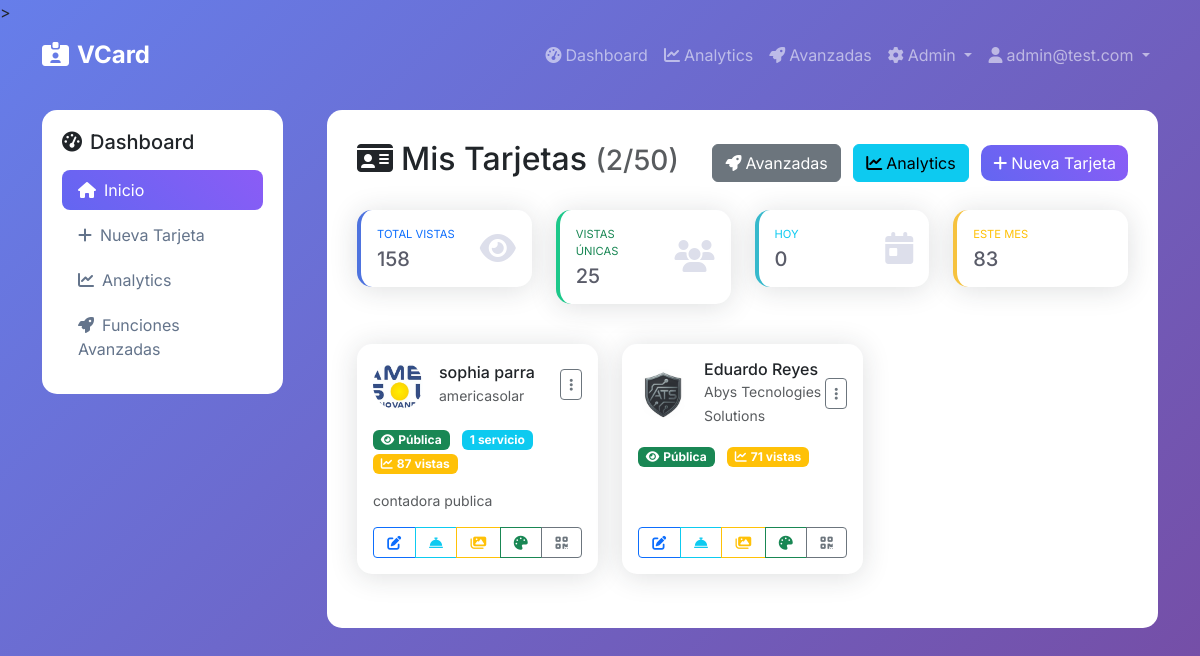
Before: /dashboard/ (signed in) with the older database file.
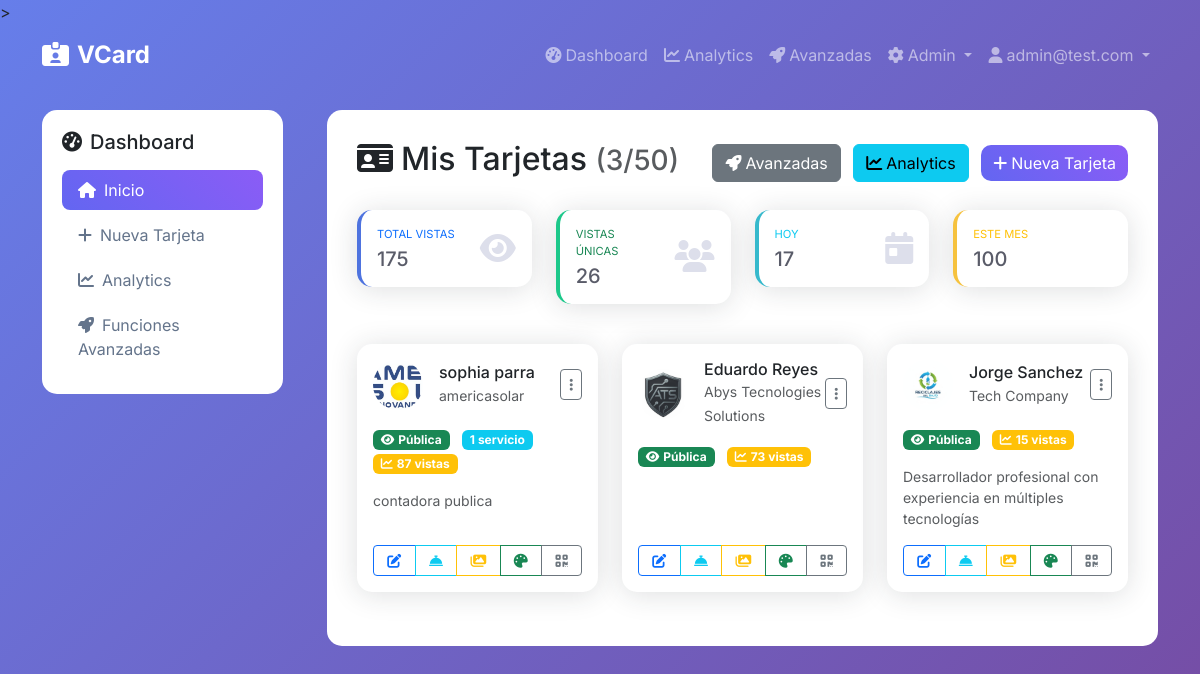
After: the same page with the newer database file.
### app/models.py (models this page shows, shortened)
class Card(db.Model):
    id = db.Column(db.Integer, primary_key=True)
    owner_id = db.Column(db.Integer, db.ForeignKey('user.id'), nullable=False)
    slug = db.Column(db.String(100), unique=True, nullable=False, index=True)
    title = db.Column(db.String(200))  # e.g., "Lourdes Arellano - Salón & Spa"
    name = db.Column(db.String(100), nullable=False)
    job_title = db.Column(db.String(200))
    company = db.Column(db.String(200))
    phone = db.Column(db.String(20))
    email_public = db.Column(db.String(120))
    website = db.Column(db.String(255))
    location = db.Column(db.String(255))
    bio = db.Column(db.Text)
    theme_id = db.Column(db.Integer, db.ForeignKey('theme.id'), nullable=False)
    is_public = db.Column(db.Boolean, default=True, nullable=False)
    published_at = db.Column(db.DateTime)
    avatar_path = db.Column(db.String(255))  # Legacy - kept for backward compatibility
    avatar_square_path = db.Column(db.String(255))  # Square version for circle/rounded/square
    avatar_rect_path = db.Column(db.String(255))   # Rectangular version for rectangle shape
    created_at = db.Column(db.DateTime, default=now_utc_for_db)
    updated_at = db.Column(db.DateTime, default=now_utc_for_db, onupdate=now_utc_for_db)
    instagram = db.Column(db.String(255))
    whatsapp_country = db.Column(db.String(10))  # Country code for WhatsApp (e.g., '+34')
    whatsapp = db.Column(db.String(20))  # Phone number without country code
    custom_layout = db.Column(db.Text)  # Store custom layout JSON from visual editor
    facebook = db.Column(db.String(255))
    linkedin = db.Column(db.String(255))
    twitter = db.Column(db.String(255))
    youtube = db.Column(db.String(255))
    tiktok = db.Column(db.String(255))
    telegram = db.Column(db.String(255))
    snapchat = db.Column(db.String(255))
    pinterest = db.Column(db.String(255))
    github = db.Column(db.String(255))
    behance = db.Column(db.String(255))
    dribbble = db.Column(db.String(255))
    primary_social_networks = db.Column(db.Text)
    services = db.relationship('Service', backref='card', lazy='dynamic', cascade='all, delete-orphan')
    products = db.relationship('Product', backref='card', lazy='dynamic', cascade='all, delete-orphan')
    gallery_items = db.relationship('GalleryItem', backref='card', lazy='dynamic', cascade='all, delete-orphan')
    def get_public_url(self):
        return f"/c/{self.slug}"
    def get_total_views(self):
        return self.views.count()
    def get_unique_views(self):
        from sqlalchemy import func
        return db.session.query(func.count(func.distinct(CardView.ip_address))).filter_by(card_id=self.id).scalar() or 0
    def get_views_today(self):
        start_utc, end_utc = get_date_range_utc(days=1)
        return self.views.filter(
            CardView.viewed_at >= start_utc,
            CardView.viewed_at <= end_utc
        ).count()
    def get_views_this_month(self):
        start_utc, end_utc = get_month_range_utc()
        return self.views.filter(
            CardView.viewed_at >= start_utc,
            CardView.viewed_at <= end_utc
        ).count()

### app/dashboard/routes.py (the view)
@bp.route('/')
@login_required
def index():
    cards = current_user.cards.all()
    total_views = sum(card.get_total_views() for card in cards)
    total_unique_views = sum(card.get_unique_views() for card in cards)
    total_views_today = sum(card.get_views_today() for card in cards)
    total_views_this_month = sum(card.get_views_this_month() for card in cards)
    stats = {
        'total_views': total_views,
        'unique_views': total_unique_views,
        'views_today': total_views_today,
        'views_this_month': total_views_this_month,
        'total_cards': len(cards),
        'public_cards': len([c for c in cards if c.is_public])
    }
    return render_template('dashboard/index.html', cards=cards, stats=stats)

### app/models.py (called while the page is built)
    def can_create_card(self):
        return self.cards.count() < self.max_cards

    def is_admin(self):
        return self.role == 'admin'

### app/timezone_utils.py (called while the page is built)
def local_to_utc(local_dt):
    if local_dt is None:
        return None
    if local_dt.tzinfo is None:
        local_dt = MEXICO_TZ.localize(local_dt)
    return local_dt.astimezone(pytz.UTC).replace(tzinfo=None)

def now_local():
    return datetime.now(MEXICO_TZ)

def get_date_range_utc(days=30):
    end_local = now_local().replace(hour=23, minute=59, second=59, microsecond=999999)
    start_local = end_local - timedelta(days=days-1)
    start_local = start_local.replace(hour=0, minute=0, second=0, microsecond=0)
    return local_to_utc(start_local), local_to_utc(end_local)

def get_month_range_utc():
    local_now = now_local()
    start_of_month_local = local_now.replace(day=1, hour=0, minute=0, second=0, microsecond=0)
    end_of_month_local = local_now.replace(hour=23, minute=59, second=59, microsecond=999999)
    return local_to_utc(start_of_month_local), local_to_utc(end_of_month_local)

### app/templates/dashboard/index.html (shortened to what the changed rows need)
{% extends "base.html" %}
{% block content %}
<div class="row">
    <div class="col-md-9">
        <div class="main-content">
            <div class="d-flex justify-content-between align-items-center mb-4">
                <h2>
                    <i class="fas fa-id-card me-2"></i>Mis Tarjetas
                    <small class="text-muted">({{ cards|length }}/{{ current_user.max_cards }})</small>
                </h2>
            </div>
            {% if cards and stats %}
            <div class="row mb-4">
                <div class="col-lg-3 col-md-6 mb-3">
                    <div class="card border-left-primary">
                        <div class="card-body">
                            <div class="row no-gutters align-items-center">
                                <div class="col mr-2">
                                    <div class="text-xs font-weight-bold text-primary text-uppercase mb-1">
                                        Total Vistas
                                    </div>
                                    <div class="h5 mb-0 font-weight-bold text-gray-800">
                                        {{ stats.total_views }}
                                    </div>
                                </div>
                                <div class="col-auto">
                                    <i class="fas fa-eye fa-2x text-gray-300"></i>
                                </div>
                            </div>
                        </div>
                    </div>
                </div>
                <div class="col-lg-3 col-md-6 mb-3">
                    <div class="card border-left-success">
                        <div class="card-body">
                            <div class="row no-gutters align-items-center">
                                <div class="col mr-2">
                                    <div class="text-xs font-weight-bold text-success text-uppercase mb-1">
                                        Vistas Únicas
                                    </div>
                                    <div class="h5 mb-0 font-weight-bold text-gray-800">
                                        {{ stats.unique_views }}
                                    </div>
                                </div>
                                <div class="col-auto">
                                    <i class="fas fa-users fa-2x text-gray-300"></i>
                                </div>
                            </div>
                        </div>
                    </div>
                </div>
                <div class="col-lg-3 col-md-6 mb-3">
                    <div class="card border-left-info">
                        <div class="card-body">
                            <div class="row no-gutters align-items-center">
                                <div class="col mr-2">
                                    <div class="text-xs font-weight-bold text-info text-uppercase mb-1">
                                        Hoy
                                    </div>
                                    <div class="h5 mb-0 font-weight-bold text-gray-800">
                                        {{ stats.views_today }}
                                    </div>
                                </div>
                                <div class="col-auto">
                                    <i class="fas fa-calendar-day fa-2x text-gray-300"></i>
                                </div>
                            </div>
                        </div>
                    </div>
                </div>
                <div class="col-lg-3 col-md-6 mb-3">
                    <div class="card border-left-warning">
                        <div class="card-body">
                            <div class="row no-gutters align-items-center">
                                <div class="col mr-2">
                                    <div class="text-xs font-weight-bold text-warning text-uppercase mb-1">
                                        Este Mes
                                    </div>
                                    <div class="h5 mb-0 font-weight-bold text-gray-800">
                                        {{ stats.views_this_month }}
                                    </div>
                                </div>
                                <div class="col-auto">
                                </div>
                            </div>
                        </div>
                    </div>
                </div>
            </div>
            {% endif %}
            {% if cards %}
                <div class="row">
                    {% for card in cards %}
                        <div class="col-lg-6 col-xl-4 mb-4">
                            <div class="card h-100">
                                <div class="card-body d-flex flex-column">
                                    <div class="d-flex align-items-center mb-3">
                                        <div class="avatar-sm me-3">
                                            {% if card.avatar_path %}
                                                <img src="{{ url_for('static', filename='uploads/' + card.avatar_path) }}"
                                                     class="rounded-circle" width="50" height="50" style="object-fit: cover;">
                                            {% else %}
                                                <div class="rounded-circle bg-primary text-white d-flex align-items-center justify-content-center"
                                                     style="width: 50px; height: 50px;">
                                                    <i class="fas fa-user"></i>
                                                </div>
                                            {% endif %}
                                        </div>
                                        <div class="flex-grow-1">
                                            <h6 class="card-title mb-0">{{ card.title or card.name }}</h6>
                                            {% if card.company %}
                                                <small class="text-muted">{{ card.company }}</small>
                                            {% endif %}
                                        </div>
                                        <div class="dropdown">
                                            <button class="btn btn-sm btn-outline-secondary" type="button"
                                                    data-bs-toggle="dropdown">
                                                <i class="fas fa-ellipsis-v"></i>
                                            </button>
                                        </div>
                                    </div>
                                    <div class="mb-3">
                                        {% if card.is_public %}
                                            <span class="badge bg-success me-2">
                                                <i class="fas fa-eye me-1"></i>Pública
                                            </span>
                                        {% else %}
                                            <span class="badge bg-secondary me-2">
                                                <i class="fas fa-eye-slash me-1"></i>Privada
                                            </span>
                                        {% endif %}
                                        {% if card.services.count() > 0 %}
                                            <span class="badge bg-info me-2">
                                                {{ card.services.count() }} servicio{{ 's' if card.services.count() > 1 }}
                                            </span>
                                        {% endif %}
                                        {% if card.is_public %}
                                            <span class="badge bg-warning">
                                                <i class="fas fa-chart-line me-1"></i>{{ card.get_total_views() }} vistas
                                            </span>
                                        {% endif %}
                                    </div>
                                    {% if card.bio %}
                                        <p class="card-text text-muted small flex-grow-1">
                                            {{ card.bio[:100] }}{% if card.bio|length > 100 %}...{% endif %}
                                        </p>
                                    {% endif %}
                                    <div class="mt-auto">
                                        <div class="btn-group w-100" role="group">
                                            <a href="{{ url_for('dashboard.edit_card', id=card.id) }}"
                                               class="btn btn-outline-primary btn-sm" title="Editar">
                                                <i class="fas fa-edit"></i>
                                            </a>
                                            <a href="{{ url_for('dashboard.card_services', id=card.id) }}"
                                               class="btn btn-outline-info btn-sm" title="Servicios">
                                                <i class="fas fa-concierge-bell"></i>
                                            </a>
                                            <a href="{{ url_for('dashboard.card_gallery', id=card.id) }}"
                                               class="btn btn-outline-warning btn-sm" title="Galería">
                                                <i class="fas fa-images"></i>
                                            </a>
                                            <a href="{{ url_for('dashboard.card_theme', id=card.id) }}"
                                               class="btn btn-outline-success btn-sm" title="Personalizar">
                                                <i class="fas fa-palette"></i>
                                            </a>
                                            <a href="{{ url_for('dashboard.card_qr', id=card.id) }}"
                                               class="btn btn-outline-secondary btn-sm" title="Código QR">
                                                <i class="fas fa-qrcode"></i>
                                            </a>
                                        </div>
                                    </div>
                                </div>
                            </div>
                        </div>
                    {% endfor %}
                </div>
            {% endif %}
        </div>
    </div>
</div>
{% endblock %}

Changed rows visible on the page:
computed for Card "Eduardo Reyes": get_total_views "71" → "73"
added Card: avatar_path (picture), title+name "Jorge Sanchez", company "Tech Company", is_public True (drawn), get_total_views "15", bio "Desarrollador profesional con experiencia en múltiples tecnologías"
Other visible differences:
{{ cards|length }}: "2" → "3"
{{ stats.total_views }}: "158" → "175"
{{ stats.unique_views }}: "25" → "26"
{{ stats.views_today }}: "0" → "17"
{{ stats.views_this_month }}: "83" → "100"
